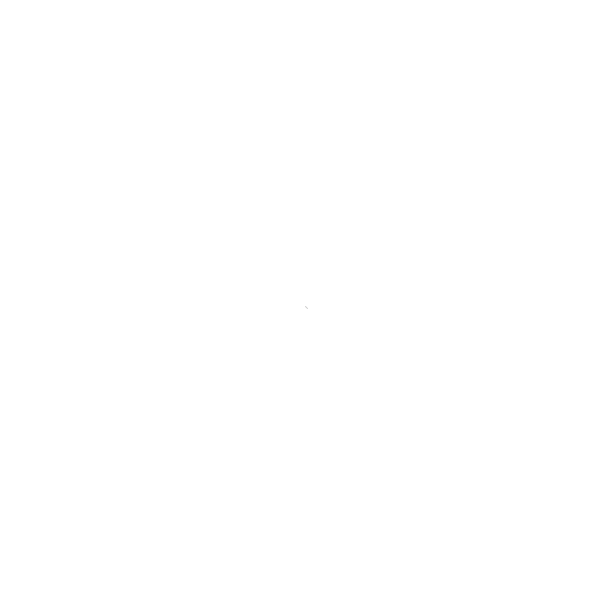
Frame 1 (no input)
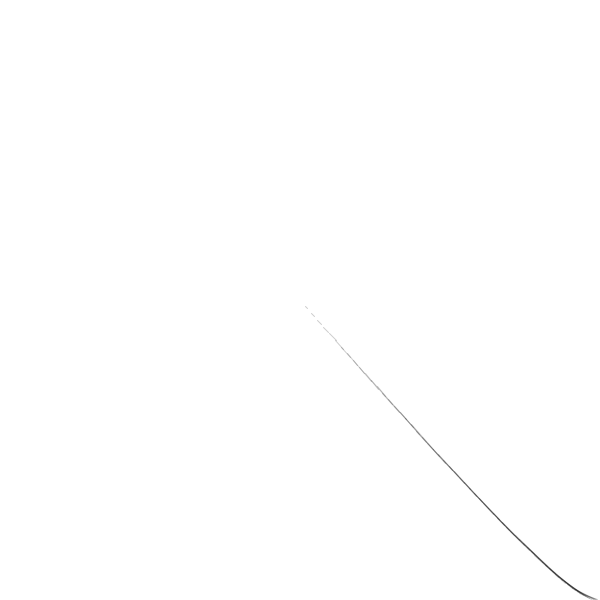
Frame 60 (the mouse pressed at the canvas centre just before this capture)
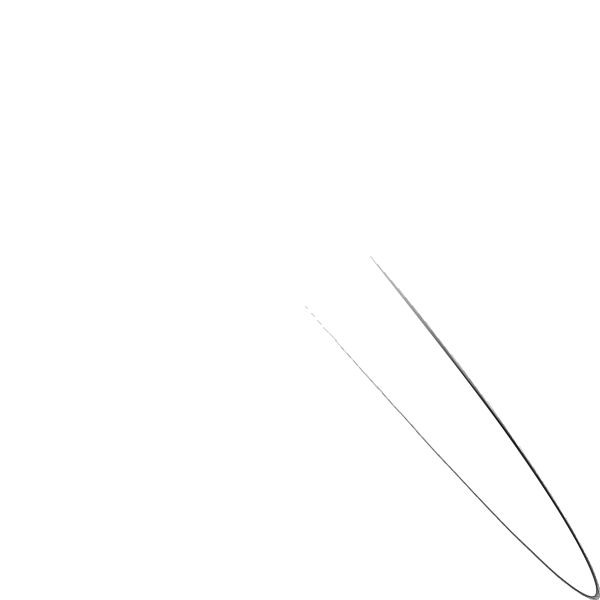
Frame 120 (the mouse held since frame 60 and released just before this capture)

The Processing sketch that drew these frames (run headless with seeded random() and noise(); from frame 60 on, the mouse is pressed at the canvas centre):

// Processing sketch: s15_sin_spiro
// ── s15_sin_spiro.pde
void setup() {
  size(600, 600);
  background(255);
  rectMode(CENTER);
  stroke(0, 50);
}
void draw() {
  float ang = frameCount * 0.02;
  
  float x1 = 300 + 300 * sin(ang * 1.0);
  float y1 = 300 + 300 * sin(ang * 1.13);
  float x2 = 300 + 300 * sin(ang * 1.21);
  float y2 = 300 + 300 * sin(ang * 1.37);
  
  line(x1, y1, x2, y2);
}
void keyPressed() {
  if(key == 's') {
    save("result.png");
  }
}
